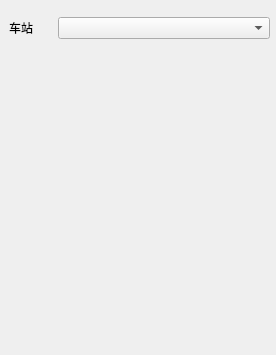
<?xml version="1.0" encoding="UTF-8"?>
<ui version="4.0">
 <class>QFTJ</class>
 <widget class="QWidget" name="QFTJ">
  <property name="geometry">
   <rect>
    <x>0</x>
    <y>0</y>
    <width>276</width>
    <height>355</height>
   </rect>
  </property>
  <property name="windowTitle">
   <string>破封统计</string>
  </property>
  <widget class="QWidget" name="widget" native="true">
   <property name="geometry">
    <rect>
     <x>9</x>
     <y>9</y>
     <width>261</width>
     <height>38</height>
    </rect>
   </property>
   <layout class="QHBoxLayout" name="horizontalLayout" stretch="1,5">
    <item>
     <widget class="QLabel" name="label">
      <property name="text">
       <string>车站</string>
      </property>
     </widget>
    </item>
    <item>
     <widget class="QComboBox" name="comboBox"/>
    </item>
   </layout>
  </widget>
  <widget class="QWidget" name="widget_2" native="true">
   <property name="geometry">
    <rect>
     <x>9</x>
     <y>50</y>
     <width>261</width>
     <height>301</height>
    </rect>
   </property>
  </widget>
 </widget>
 <resources/>
 <connections/>
</ui>
